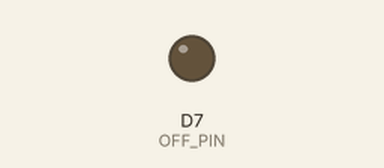
The program below on a simulated ESP8266 (NodeMCU). Shown: output pins drawn as LEDs (lit = HIGH). WiFi joins after 1.5 s; servers stay silent unless stated; pins used as bus, display or sensor lines are not drawn; what the program prints to the serial monitor is not drawn.

Above: at 0.1 s.
Timing chart, 0 to 5.3 s (numbered marks = the images above):
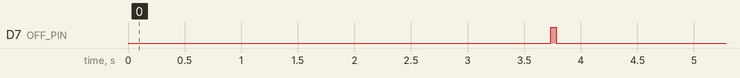

The program:

main.cpp
```cpp
#include <ESP8266WiFi.h>
#include <credentials.h>

#define PIN_SENSOR_ON_OFF_CONTROL D2
#define OFF_PIN D7
#define DATA_INTERVAL 3600e6

String apiWritekey = APIKEY;
char ssid[] = WIFI_SSID;
char password[] = WIFI_PASSWD;
char server[] = "api.thingspeak.com";
WiFiClient client;
void connect1() {
    WiFi.disconnect();
    delay(10);
    Serial.print("Connecting to ");
    Serial.println(ssid);
    WiFi.begin(ssid, password);
    while (WiFi.status() != WL_CONNECTED) {
        delay(500);
        Serial.print(".");
    }
    Serial.println("");
    Serial.print("NodeMcu connected to wifi...");
}

void sendData(int value) {
    if (client.connect(server, 80)) {
        String Data = apiWritekey;
        Data += "&field1=";
        Data += String(value);
        Data += "\r\n\r\n";

        client.print("POST /update HTTP/1.1\n");
        client.print("Host: api.thingspeak.com\n");
        client.print("Connection: close\n");
        client.print("X-THINGSPEAKAPIKEY: " + apiWritekey + "\n");
        client.print("Content-Type: application/x-www-form-urlencoded\n");
        client.print("Content-Length: ");
        client.print(Data.length());
        client.print("\n\n");
        client.print(Data);
        delay(10);
        // // print out response
        // while (client.connected() || client.available()) {
        //     if (client.available()) {
        //         String line = client.readStringUntil('\n');
        //         Serial.println(line);
        //     }
        // }
        Serial.println("uploaded to Thingspeak server....");
    }
    client.stop();
}
void setup() {
    pinMode(OFF_PIN, OUTPUT);
    digitalWrite(OFF_PIN, LOW);
    Serial.begin(115200);
    Serial.println("setup...");
    pinMode(PIN_SENSOR_ON_OFF_CONTROL, OUTPUT);
    while (!Serial) {
    }
    connect1();
    digitalWrite(PIN_SENSOR_ON_OFF_CONTROL, HIGH); // turn sensor on
    delay(2000);
    int value = analogRead(0);
    digitalWrite(PIN_SENSOR_ON_OFF_CONTROL, LOW);
    Serial.print("Value: ");
    Serial.println(value);
    sendData(value);
    delay(10);
    digitalWrite(OFF_PIN, HIGH); // turn aduino off
    delay(50);
    digitalWrite(OFF_PIN, LOW); // not really necessary
    delay(50);
}

void loop()
{
}
```

credentials.h
```cpp
#define WIFI_SSID "replace with SSID"
#define WIFI_PASSWD "replace with WLAN password"
#define APIKEY "replace with thingspeak API key"
```
